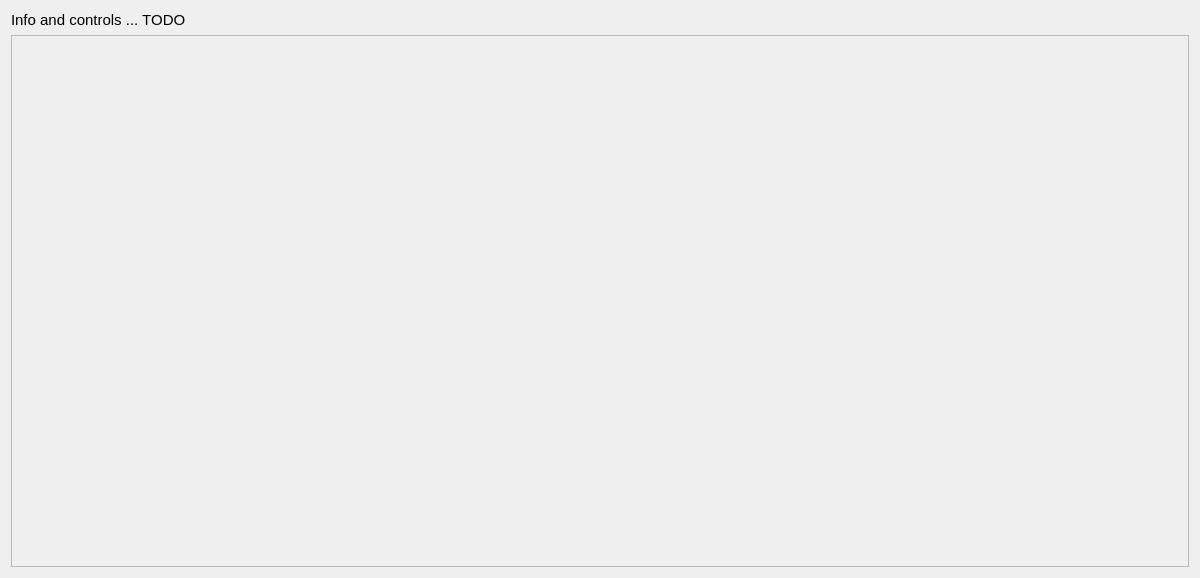
<?xml version="1.0" encoding="UTF-8"?>
<ui version="4.0">
 <class>NGramTab</class>
 <widget class="QWidget" name="NGramTab">
  <property name="geometry">
   <rect>
    <x>0</x>
    <y>0</y>
    <width>1200</width>
    <height>578</height>
   </rect>
  </property>
  <property name="sizePolicy">
   <sizepolicy hsizetype="MinimumExpanding" vsizetype="MinimumExpanding">
    <horstretch>0</horstretch>
    <verstretch>0</verstretch>
   </sizepolicy>
  </property>
  <property name="minimumSize">
   <size>
    <width>200</width>
    <height>200</height>
   </size>
  </property>
  <property name="windowTitle">
   <string>Form</string>
  </property>
  <layout class="QVBoxLayout" name="verticalLayout_2">
   <item>
    <layout class="QVBoxLayout" name="verticalLayout">
     <item>
      <widget class="QLabel" name="label">
       <property name="sizePolicy">
        <sizepolicy hsizetype="MinimumExpanding" vsizetype="Preferred">
         <horstretch>0</horstretch>
         <verstretch>0</verstretch>
        </sizepolicy>
       </property>
       <property name="font">
        <font>
         <pointsize>11</pointsize>
        </font>
       </property>
       <property name="text">
        <string>Info and controls ... TODO </string>
       </property>
      </widget>
     </item>
     <item>
      <widget class="QScrollArea" name="scrollArea">
       <property name="sizePolicy">
        <sizepolicy hsizetype="MinimumExpanding" vsizetype="Expanding">
         <horstretch>0</horstretch>
         <verstretch>0</verstretch>
        </sizepolicy>
       </property>
       <property name="widgetResizable">
        <bool>true</bool>
       </property>
       <widget class="QWidget" name="ngramScrollArea">
        <property name="geometry">
         <rect>
          <x>0</x>
          <y>0</y>
          <width>1166</width>
          <height>499</height>
         </rect>
        </property>
        <property name="sizePolicy">
         <sizepolicy hsizetype="Expanding" vsizetype="Expanding">
          <horstretch>0</horstretch>
          <verstretch>0</verstretch>
         </sizepolicy>
        </property>
        <layout class="QHBoxLayout" name="ngramScrollAreaLayout">
         <property name="sizeConstraint">
          <enum>QLayout::SetNoConstraint</enum>
         </property>
        </layout>
       </widget>
      </widget>
     </item>
    </layout>
   </item>
  </layout>
 </widget>
 <resources/>
 <connections/>
</ui>
